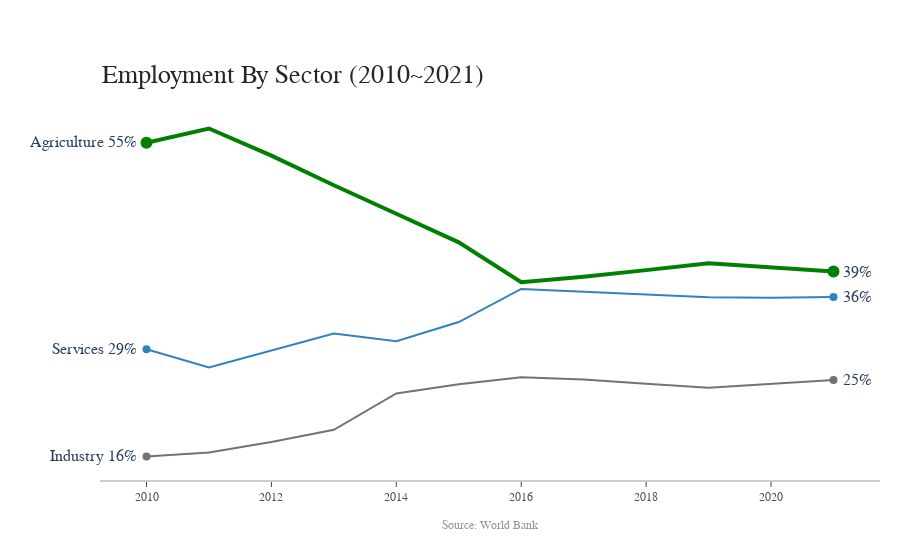

The cell this chart's notebook holds for it:
### Code cell
import plotly.graph_objects as go
import numpy as np

title = 'Employment By Sector'
# labels = ['Television', 'Newspaper', 'Internet', 'Radio']
colors = ['green', 'rgb(115,115,115)', 'rgb(49,130,189)']

mode_size = [12, 8, 8]
line_size = [4, 2, 2]

fig = go.Figure()
sectors = ['Agriculture', 'Industry', 'Services']

for i, sector in enumerate(sectors):
    fig.add_trace(go.Scatter(x=total['Year'], y=total[total['Sector'] == sector]['Value'], mode='lines',
        name=sectors[i],
        line=dict(color=colors[i], width=line_size[i]),
        connectgaps=True,
    ))

    # endpoints
    fig.add_trace(go.Scatter(
        x=[2010, 2021],
        y=[total[total['Sector'] == sector]['Value'].iloc[-1], total[total['Sector'] == sector]['Value'].iloc[0]],
        mode='markers',
        marker=dict(color=colors[i], size=mode_size[i])
    ))

fig.update_layout(
    xaxis=dict(
        showline=True,
        showgrid=False,
        showticklabels=True,
        linecolor='rgb(204, 204, 204)',
        linewidth=2,
        ticks='outside',
        tickfont=dict(
            family='Arial',
            size=12,
            color='rgb(82, 82, 82)',
        ),
    ),
    yaxis=dict(
        showgrid=False,
        zeroline=False,
        showline=False,
        showticklabels=False,
    ),
    autosize=False,
    margin=dict(
        autoexpand=False,
        l=100,
        r=20,
        t=110,
    ),
    showlegend=False,
    plot_bgcolor='white'
)

annotations = []

# Adding labels
for sector, color in zip(sectors, colors):
    # labeling the left_side of the plot
    annotations.append(dict(xref='paper', x=0.05, y=total[total['Sector'] == sector]['Value'].iloc[-1],
                                  xanchor='right', yanchor='middle',
                                  text=sector + ' {:.0f}%'.format(total[total['Sector'] == sector]['Value'].iloc[-1]),
                                  font=dict(family='Arial',
                                            size=16),
                                  showarrow=False))
    # labeling the right_side of the plot
    annotations.append(dict(xref='paper', x=0.95, y=total[total['Sector'] == sector]['Value'].iloc[0],
                                  xanchor='left', yanchor='middle',
                                  text='{:.0f}%'.format(total[total['Sector'] == sector]['Value'].iloc[0]),
                                  font=dict(family='Arial',
                                            size=16),
                                  showarrow=False))
# Title
annotations.append(dict(xref='paper', yref='paper', x=0.0, y=1.05,
                              xanchor='left', yanchor='bottom',
                              text='Employment By Sector (2010~2021)',
                              font=dict(family='Arial',
                                        size=26,
                                        color='rgb(37,37,37)'),
                              showarrow=False))
# Source
annotations.append(dict(xref='paper', yref='paper', x=0.5, y=-0.1,
                              xanchor='center', yanchor='top',
                              text='Source: World Bank',
                              font=dict(family='Arial',
                                        size=12,
                                        color='rgb(150,150,150)'),
                              showarrow=False))

fig.update_layout(annotations=annotations)

fig.show()

### Figure 1 — Plotly figure (JSON) as saved in the notebook; plotly's stock layout.template omitted (floating-point values rounded to 4 significant figures)
{"data": [{"connectgaps": true, "line": {"color": "green", "width": 4}, "mode": "lines", "name": "Agriculture", "type": "scatter", "x": [2021, 2020, 2019, 2018, 2017, 2016, 2015, 2014, 2013, 2012, 2011, 2010, 2021, 2020, 2019, 2018, 2017, 2016, 2015, 2014, 2013, 2012, 2011, 2010, 2021, 2020, 2019, 2018, 2017, 2016, 2015, 2014, 2013, 2012, 2011, 2010], "y": [38.85, 39.42, 39.87, 39.03, 38.21, 37.54, 42.47, 46.0, 49.52, 53.19, 56.55, 54.79]}, {"marker": {"color": "green", "size": 12}, "mode": "markers", "type": "scatter", "x": [2010, 2021], "y": [54.79, 38.85]}, {"connectgaps": true, "line": {"color": "rgb(115,115,115)", "width": 2}, "mode": "lines", "name": "Industry", "type": "scatter", "x": [2021, 2020, 2019, 2018, 2017, 2016, 2015, 2014, 2013, 2012, 2011, 2010, 2021, 2020, 2019, 2018, 2017, 2016, 2015, 2014, 2013, 2012, 2011, 2010, 2021, 2020, 2019, 2018, 2017, 2016, 2015, 2014, 2013, 2012, 2011, 2010], "y": [25.43, 24.96, 24.47, 24.96, 25.49, 25.76, 24.92, 23.77, 19.28, 17.76, 16.47, 15.97]}, {"marker": {"color": "rgb(115,115,115)", "size": 8}, "mode": "markers", "type": "scatter", "x": [2010, 2021], "y": [15.97, 25.43]}, {"connectgaps": true, "line": {"color": "rgb(49,130,189)", "width": 2}, "mode": "lines", "name": "Services", "type": "scatter", "x": [2021, 2020, 2019, 2018, 2017, 2016, 2015, 2014, 2013, 2012, 2011, 2010, 2021, 2020, 2019, 2018, 2017, 2016, 2015, 2014, 2013, 2012, 2011, 2010, 2021, 2020, 2019, 2018, 2017, 2016, 2015, 2014, 2013, 2012, 2011, 2010], "y": [35.72, 35.62, 35.66, 36.01, 36.3, 36.7, 32.61, 30.24, 31.19, 29.05, 26.98, 29.24]}, {"marker": {"color": "rgb(49,130,189)", "size": 8}, "mode": "markers", "type": "scatter", "x": [2010, 2021], "y": [29.24, 35.72]}], "layout": {"annotations": [{"font": {"family": "Arial", "size": 16}, "showarrow": false, "text": "Agriculture 55%", "x": 0.05, "xanchor": "right", "xref": "paper", "y": 54.79, "yanchor": "middle"}, {"font": {"family": "Arial", "size": 16}, "showarrow": false, "text": "39%", "x": 0.95, "xanchor": "left", "xref": "paper", "y": 38.85, "yanchor": "middle"}, {"font": {"family": "Arial", "size": 16}, "showarrow": false, "text": "Industry 16%", "x": 0.05, "xanchor": "right", "xref": "paper", "y": 15.97, "yanchor": "middle"}, {"font": {"family": "Arial", "size": 16}, "showarrow": false, "text": "25%", "x": 0.95, "xanchor": "left", "xref": "paper", "y": 25.43, "yanchor": "middle"}, {"font": {"family": "Arial", "size": 16}, "showarrow": false, "text": "Services 29%", "x": 0.05, "xanchor": "right", "xref": "paper", "y": 29.24, "yanchor": "middle"}, {"font": {"family": "Arial", "size": 16}, "showarrow": false, "text": "36%", "x": 0.95, "xanchor": "left", "xref": "paper", "y": 35.72, "yanchor": "middle"}, {"font": {"color": "rgb(37,37,37)", "family": "Arial", "size": 26}, "showarrow": false, "text": "Employment By Sector (2010~2021)", "x": 0, "xanchor": "left", "xref": "paper", "y": 1.05, "yanchor": "bottom", "yref": "paper"}, {"font": {"color": "rgb(150,150,150)", "family": "Arial", "size": 12}, "showarrow": false, "text": "Source: World Bank", "x": 0.5, "xanchor": "center", "xref": "paper", "y": -0.1, "yanchor": "top", "yref": "paper"}], "autosize": false, "margin": {"autoexpand": false, "l": 100, "r": 20, "t": 110}, "plot_bgcolor": "white", "showlegend": false, "xaxis": {"linecolor": "rgb(204, 204, 204)", "linewidth": 2, "showgrid": false, "showline": true, "showticklabels": true, "tickfont": {"color": "rgb(82, 82, 82)", "family": "Arial", "size": 12}, "ticks": "outside"}, "yaxis": {"showgrid": false, "showline": false, "showticklabels": false, "zeroline": false}}}
